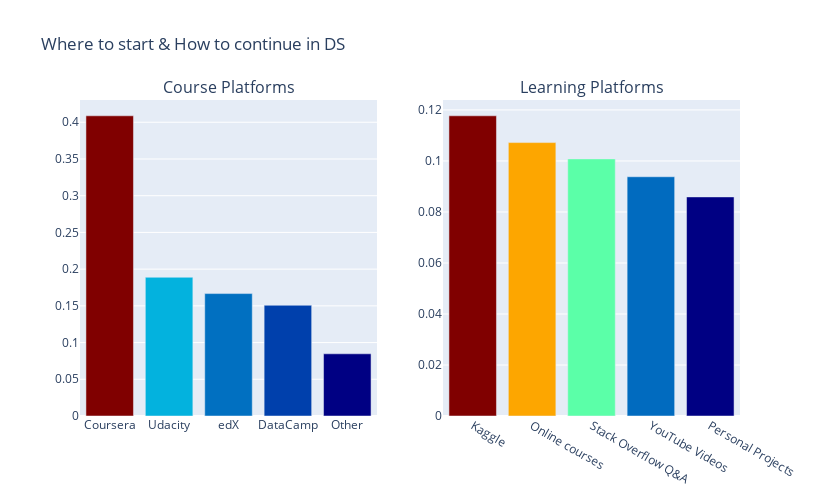

Write notebook code for a chart like this one.
### Markdown cell above
**Coursera seems the leader of MOOCs thanks to Andrew NG's' [amazing machine learning courses](http://www.coursera.org/instructor/andrewng).**
* **After learning basics of machine learning, people discover the world of Kaggle so although it is the last first learning platform in the above ranking, it is graded as the best learning platform.**
* **Online courses and Stack & Overflow are preferred to textbooks and university courses. The changing face of education in the 21st century!**

### Code cell
# Subset for course platform column
course = mulchrep['CoursePlatformSelect'].str.split(',')
course_set = []

# Looping through the course platform and getting their proportion
for i in course.dropna():
    course_set.extend(i)
courses = round(pd.Series(course_set).value_counts(normalize=True)[:5], 4).\
        sort_values(ascending=False).to_frame()

# Creating a bar chart to display the distribution of course platform
trace1 = go.Bar(
    x=courses.index,
    y=courses[0],
    name='course',
    marker=dict(
        color=courses[0],
        colorscale='Jet'
    )
)

# Subset for learning platform column
learning = mulchrep['LearningPlatformSelect'].str.split(',')
learning_set = []
for i in learning.dropna():
    learning_set.extend(i)
learn = round(pd.Series(learning_set).value_counts(normalize=True)[:5], 4).\
        sort_values(ascending=False).to_frame()

# Creating a bar plot to display the distribution of learning platform
trace2 = go.Bar(
    x=learn.index,
    y=learn[0],
    name='platform',
    marker=dict(
        color=learn[0],
        colorscale='Jet'
    )
)

fig = tools.make_subplots(rows=1, cols=2, subplot_titles=('Course Platforms', 
                                                             'Learning Platforms'))
fig.append_trace(trace1, 1,1)
fig.append_trace(trace2, 1,2)
fig['layout'].update(
    height=500, 
    width=820,
    title='Where to start & How to continue in DS',
    showlegend=False
)
po.iplot(fig)

### Figure 1 — Plotly figure (JSON) as saved in the notebook; plotly's stock layout.template omitted (floating-point values rounded to 4 significant figures)
{"data": [{"marker": {"color": [0.4088, 0.1889, 0.1667, 0.1508, 0.0847], "colorscale": [[0, "rgb(0,0,131)"], [0.2, "rgb(0,60,170)"], [0.4, "rgb(5,255,255)"], [0.6, "rgb(255,255,0)"], [0.8, "rgb(250,0,0)"], [1, "rgb(128,0,0)"]]}, "name": "course", "type": "bar", "x": ["Coursera", "Udacity", "edX", "DataCamp", "Other"], "xaxis": "x", "y": [0.4088, 0.1889, 0.1667, 0.1508, 0.0847], "yaxis": "y"}, {"marker": {"color": [0.1177, 0.1072, 0.1008, 0.0938, 0.0859], "colorscale": [[0, "rgb(0,0,131)"], [0.2, "rgb(0,60,170)"], [0.4, "rgb(5,255,255)"], [0.6, "rgb(255,255,0)"], [0.8, "rgb(250,0,0)"], [1, "rgb(128,0,0)"]]}, "name": "platform", "type": "bar", "x": ["Kaggle", "Online courses", "Stack Overflow Q&A", "YouTube Videos", "Personal Projects"], "xaxis": "x2", "y": [0.1177, 0.1072, 0.1008, 0.0938, 0.0859], "yaxis": "y2"}], "layout": {"annotations": [{"font": {"size": 16}, "showarrow": false, "text": "Course Platforms", "x": 0.225, "xanchor": "center", "xref": "paper", "y": 1, "yanchor": "bottom", "yref": "paper"}, {"font": {"size": 16}, "showarrow": false, "text": "Learning Platforms", "x": 0.775, "xanchor": "center", "xref": "paper", "y": 1, "yanchor": "bottom", "yref": "paper"}], "height": 500, "showlegend": false, "title": {"text": "Where to start & How to continue in DS"}, "width": 820, "xaxis": {"anchor": "y", "domain": [0, 0.45]}, "xaxis2": {"anchor": "y2", "domain": [0.55, 1]}, "yaxis": {"anchor": "x", "domain": [0, 1]}, "yaxis2": {"anchor": "x2", "domain": [0, 1]}}}
